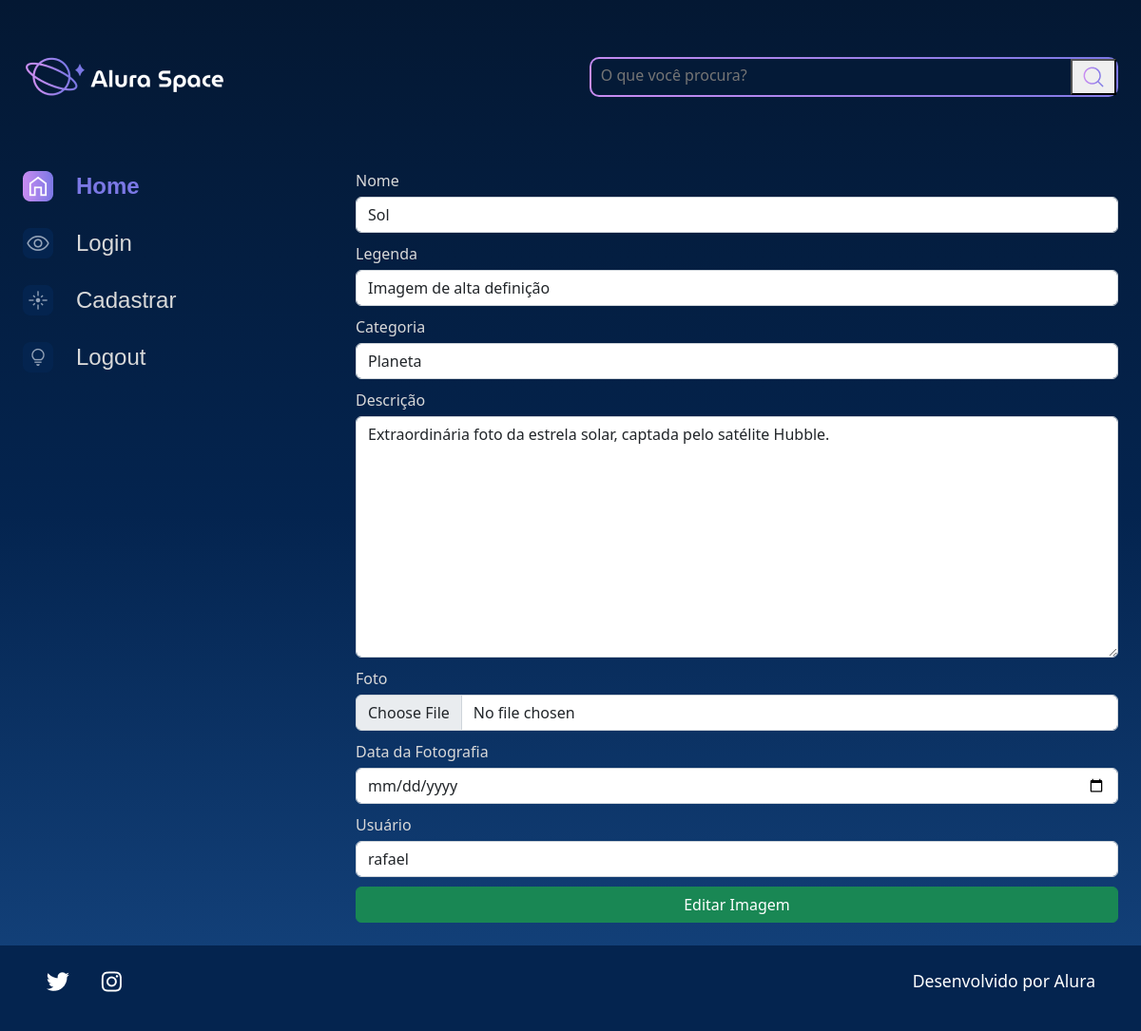
Screenshot of /editar-imagem/5 with the database file from the repository.
### galeria/models.py (models this page shows, shortened)
class Fotografia(models.Model):
    OPCOES_CATEGORIA= [
        ('GALÁXIA', 'Galáxia'),
        ('NEBULOSA', 'Nebulosa'),
        ('ESTRELA', 'Estrela'),
        ('PLANETA', 'Planeta'),
    ]
    nome = models.CharField(max_length=100, null=False, blank=False)
    legenda = models.CharField(max_length=150, null=False, blank=False)
    categoria = models.CharField(max_length=100,choices = OPCOES_CATEGORIA,default='')
    descricao = models.TextField(null=False, blank=False)
    foto = models.ImageField(upload_to='fotos/%Y/%m/%d/', blank=True)
    publicada = models.BooleanField(default=True)
    data_fotografia = models.DateTimeField(default=datetime.now,null=False, blank=False)
    usuario = models.ForeignKey(to = User, on_delete=models.SET_NULL, null=True, blank=True, related_name="user")

### galeria/views.py (the view, shortened to what this page needs)
# urls.py: path('editar-imagem/<int:foto_id>', editar_imagem, name='editar_imagem'),
def editar_imagem(request, foto_id):
    fotografia = get_object_or_404(Fotografia, id=foto_id)
    form = FotografiaForm(instance=fotografia)
    return render(request, 'galeria/editar_imagem.html', {'form': form, 'foto_id': foto_id, 'fotografia': fotografia})

### galeria/forms.py
class FotografiaForm(forms.ModelForm):
    class Meta:
        model = Fotografia
        exclude =['publicada',]
        labels = {
            'nome':'Nome',
            'legenda':'Legenda',
            'categoria':'Categoria',
            'descricao':'Descrição',
            'foto':'Foto',
            'data_fotografia':'Data da Fotografia',
            'usuario':'Usuário',
        }
        widgets ={
            'nome': forms.TextInput(attrs={'class':'form-control'}),
            'legenda': forms.TextInput(attrs={'class':'form-control'}),
            'categoria': forms.Select(attrs={'class':'form-control'}),
            'descricao': forms.Textarea(attrs={'class':'form-control'}),
            'foto': forms.FileInput(attrs={'class':'form-control'}),
            'data_fotografia': forms.DateInput(
                format='%d/%m/%Y',
                attrs = {
                    'class':'form-control',
                    'placeholder':'Selecione uma data',
                    'type':'date',
                }
            ),
            'usuario': forms.Select(attrs={'class':'form-control'}),
        }

### galeria/templates/galeria/editar_imagem.html (shortened to what this page needs)
{% load static %}
<!DOCTYPE html>
<html lang="pt-br">
<head>
    <link rel="stylesheet" href="{% static '/styles/style.css' %}">
    <link href="https://cdn.jsdelivr.net/npm/bootstrap@5.2.2/dist/css/bootstrap.min.css" rel="stylesheet">
</head>
<body>
    <div class="pagina-inicial">
        <header class="cabecalho">
            <img src="{% static '/assets/logo/Logo(2).png' %}" alt="Logo da Alura Space" />
            <div class="cabecalho__busca">
                <div class="busca__fundo">
                    <form action="{% url 'buscar' %}">
                        <input  class="busca__input" type="text" name="buscar" placeholder="O que você procura?">
                        <button type="submit">
                            <img class="busca__icone" src="{% static '/assets/ícones/1x/search.png' %}" alt="ícone de search">
                        </button>
                    </form>
                </div>
            </div>
        </header>
        <main class="principal">
            <section class="menu-lateral">
                <nav class="menu-lateral__navegacao">
                    <a href="{% url 'index' %}"><img src="{% static '/assets/ícones/1x/Home - ativo.png' %}"> Home</a>
                    <a href="{% url 'login' %}"><img src="{% static '/assets/ícones/1x/Mais vistas - inativo.png' %}"> Login</a>
                    <a href="{% url 'cadastro' %}"><img src="{% static '/assets/ícones/1x/Novas - inativo.png' %}"> Cadastrar</a>
                    <a href="{% url 'logout'%}"><img src="{% static '/assets/ícones/1x/Surpreenda-me - inativo.png' %}"> Logout</a>
                </nav>
            </section>
            <section class="galeria" style="margin-left: 5em">
                <form action="{% url 'editar_imagem' foto_id %}"  method="POST" enctype="multipart/form-data">
                    <div class="row">
                        {% for field in form.visible_fields %}
                        <div class="col-12 col-lg-12" style="margin-bottom: 10px;">
                            <label for ={{field.id_for_label}} style="color:#D9D9D9; margin-bottom: 5px;">{{field.label}}</label>
                            {{field}}
                        </div>
                        {% endfor %}
                    </div>
                    <div>
                        <button class="btn btn-success col-12" style="padding: top 5px;" type="submit">Editar Imagem</button>
                    </div>
                </form>
            </section>
        </main>
    </div>
</body>
{% include 'partials/_footer.html' %}

### setup/static/styles/style.css (style rules this page uses)
html, body, div, span, applet, object, iframe, h1, h2, h3, h4, h5, h6, p, blockquote, pre, a, abbr, acronym, address, big, cite, code, del, dfn, em, img, ins, kbd, q, s, samp, small, strike, strong, sub, sup, tt, var, b, u, i, center, dl, dt, dd, ol, ul, li, fieldset, form, label, legend, table, caption, tbody, tfoot, thead, tr, th, td, article, aside, canvas, details, embed, figure, figcaption, footer, header, hgroup, menu, nav, output, ruby, section, summary, time, mark, audio, video { margin: 0; padding: 0; border: 0; font-size: 100%; font: inherit; vertical-align: baseline; }
article, aside, details, figcaption, figure, footer, header, hgroup, menu, nav, section { display: block; }
body { line-height: 1; font-family: 'Space Grotesk', sans-serif; min-height: 100vh; background: linear-gradient(#041833,#04244F,#154580); background-repeat: no-repeat; background-position: center; background-size: cover; }
.cabecalho { align-items: center; display: flex; justify-content: space-between; margin: 1.5rem 0 4rem 0; }
.cabecalho__busca { align-items: center; border-radius: 10px; background: linear-gradient(45deg, #C98CF1,#7B78E5); display: flex; height: auto; justify-content: space-between; padding: 2px; width: auto; }
.busca__fundo { align-items: center; background-color: #041A37; border-radius: 8px; display: flex; margin: 0 auto; width: 100%; }
.busca__input { align-items: center; background-color: transparent; border: none; font-size: 1rem; height: 24px; padding: 10px; width: 500px; }
.busca__icone { cursor: pointer; width: 2rem; height: 2rem; }
.galeria { display: flex; width: 100%; }
.menu-lateral { padding-right: 1.5rem; box-sizing: border-box; min-width: 270px; }
.menu-lateral__navegacao { display: flex; flex-direction: column; }
.menu-lateral__navegacao a { font-family: 'Space Grotesk', sans-serif; align-items: center; display: flex; margin-bottom: 1.5rem; text-decoration: none; color: #D9D9D9; font-size: 24px; }
.menu-lateral__navegacao a:first-child { font-weight: bold; color: #7B78E5; }
.menu-lateral__navegacao img { margin-right: 1.5rem; }
.pagina-inicial { max-width: 1440px; padding: 1.5rem; margin: 0 auto; }
.principal { display: flex; justify-content: space-between; }

### rows the page displays
Fotografia: visible_fields "Sol" "Imagem de alta definição" "Planeta" "Extraordinária foto da estrela solar, captada pelo satélite Hubble." "rafael"

### other values shown
{{ field.label }} "Nome" "Legenda" "Categoria" "Descrição" "Foto" "Data da Fotografia" "Usuário"
